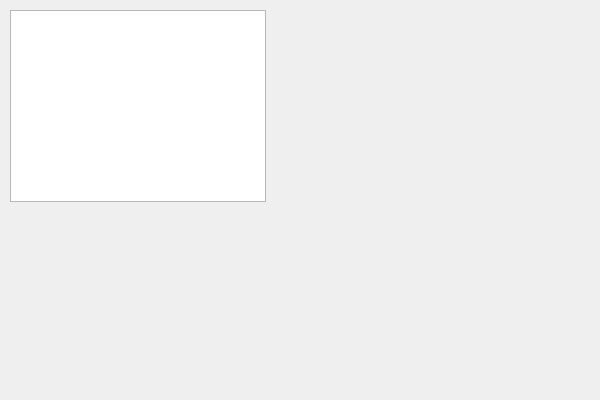
<?xml version="1.0" encoding="UTF-8"?>
<ui version="4.0">
 <class>UserWindowListClass</class>
 <widget class="QWidget" name="UserWindowListClass">
  <property name="geometry">
   <rect>
    <x>0</x>
    <y>0</y>
    <width>600</width>
    <height>400</height>
   </rect>
  </property>
  <property name="windowTitle">
   <string>UserWindowList</string>
  </property>
  <widget class="QListView" name="questionsList">
   <property name="geometry">
    <rect>
     <x>10</x>
     <y>10</y>
     <width>256</width>
     <height>192</height>
    </rect>
   </property>
  </widget>
 </widget>
 <layoutdefault spacing="6" margin="11"/>
 <resources/>
 <connections/>
</ui>
